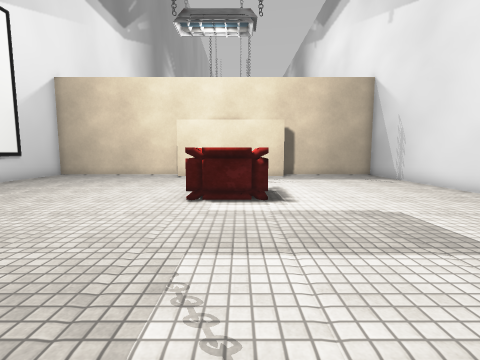
View 1 (above)

14 first-person views from a walk through a 3-D level made in the Unity game engine. The camera is 1.3 m above the floor, tilts 6° down and sees 85° across. The floor is counted in squares, 1 m on a side. Each view is taken from the middle of a square. On the plan, view 1 faces up. The plan holds only what a view shows up to about 13 squares ahead; the rest is blank. The place goes on beyond the plan. The player is left out. Some animated figures are not drawn. Some surface patterns are stand-ins.

View 2
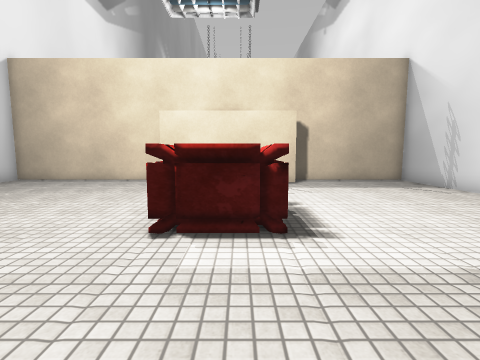

View 3
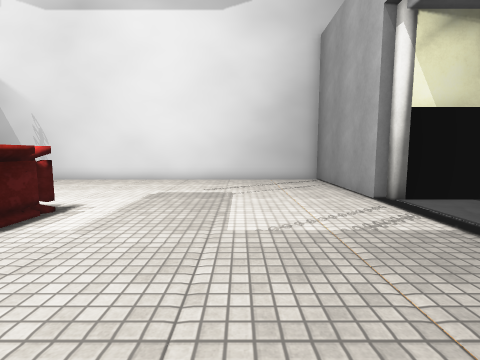

View 4
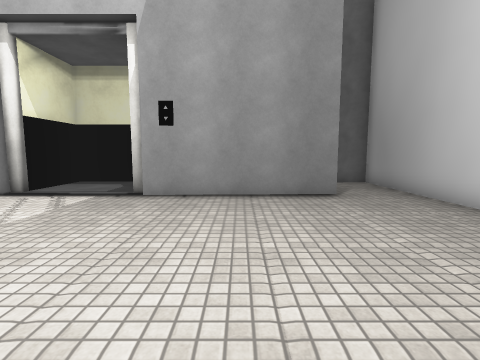

View 5
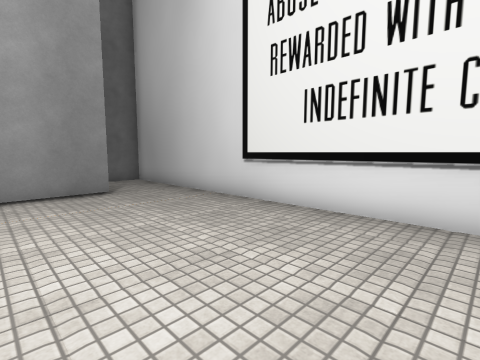

View 6
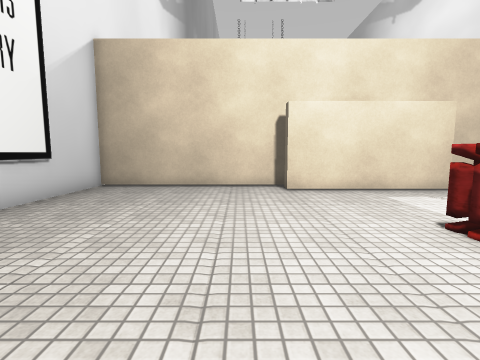

View 7
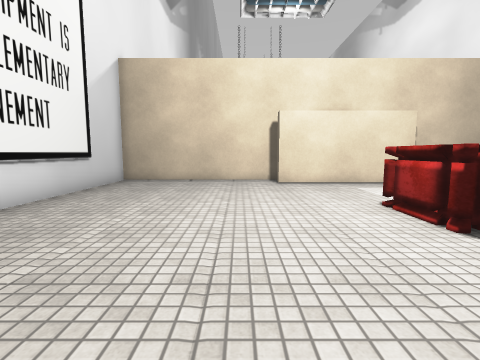

View 8
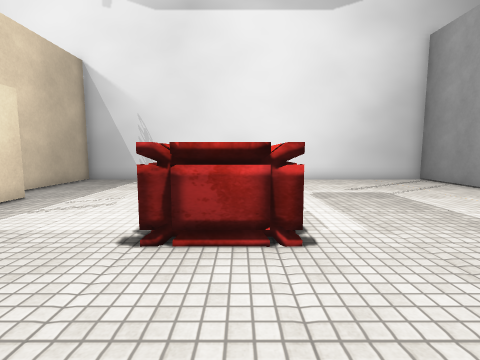

View 9
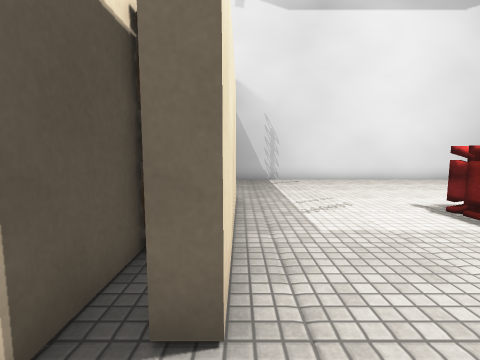

View 10
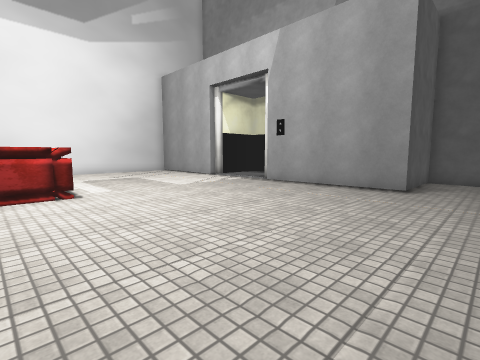

View 11
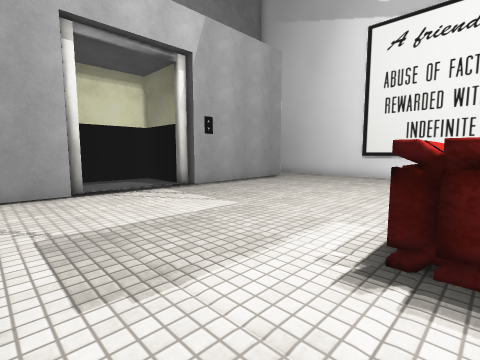

View 12
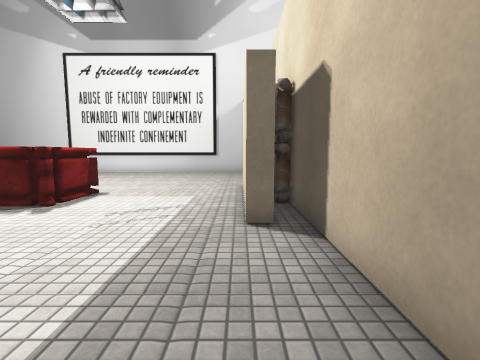

View 13
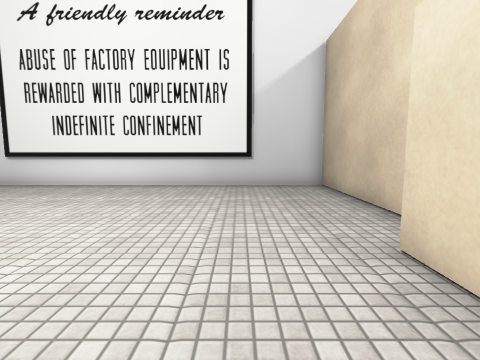

View 14
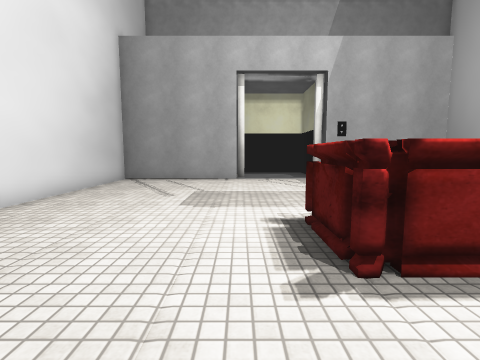

### Floor plan
Key: @ floor where view 1 was taken; # wall or solid block; . floor; O other object.
Columns run from 11 left of view 1 to 8 right of it. Each row starts with its distance up from view 1.
 16 ##########OO########
 15 #........#OO.......#
 14 #.......######.....#
 13 #..................#
 12 #..................#
 11 #..................#
 10 #..................#
  9 #.........OOO......#
  8 #.........OOO......#
  7 #.........OO.......#
  6 #..................#
  5 #..................#
  4 #..................#
  3 #..................#
  2 #..................#
  1 #..................#
  0 #..........@.......#
 -1 #..#######...#######
 -2 #..#     #...#
 -3 #..#     #...#
 -4 #..#     #####
 -5 ####

Where each view was taken, in squares from view 1:
view 1: 0 up, 0 right, facing up
view 2: 3 up, 0 right, facing up
view 3: 3 up, 5 left, facing right
view 4: 7 up, 5 left, facing down
view 5: 8 up, 5 left, facing down-left
view 6: 5 up, 5 left, facing up
view 7: 3 up, 5 left, facing up
view 8: 8 up, 5 left, facing right
view 9: 14 up, 5 left, facing right
view 10: 9 up, 10 left, facing down-right
view 11: 8 up, 4 right, facing down-left
view 12: 14 up, 7 right, facing left
view 13: 12 up, 0 right, facing left
view 14: 12 up, 2 right, facing down
